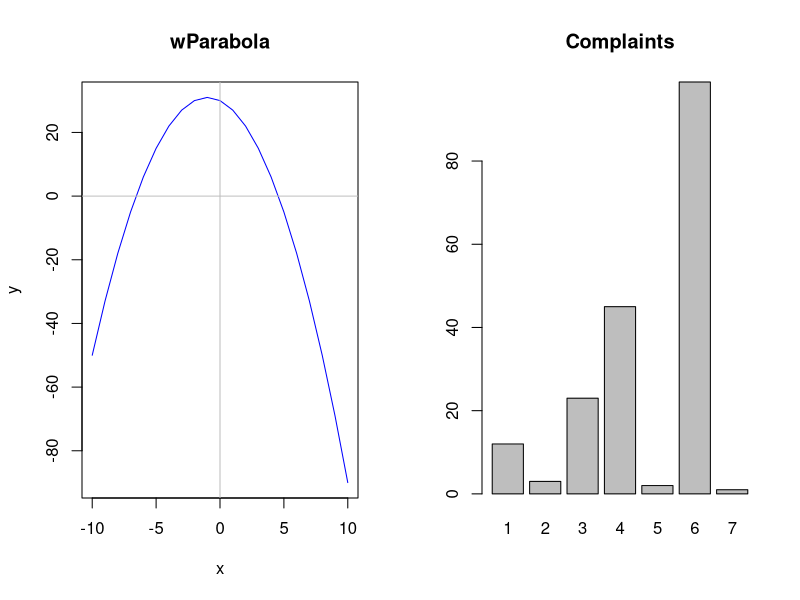

The R source for this figure:
# Figure 3.2

png("manuscript/resources/03_basics/basic_plots.png", width = 800, height = 400)
par(mfrow = c(1, 2))

x <- -10:10
y <- -x^2 -2 * x + 30
plot(x, y, type = "l", col = "blue", main = "wParabola")
abline(h = 0, col = "grey")
abline(v = 0, col = "grey")

complaints <- c(12, 3, 23, 45, 2, 99, 1)
barplot(complaints, main = "Complaints", names.arg = 1:7)
dev.off()
